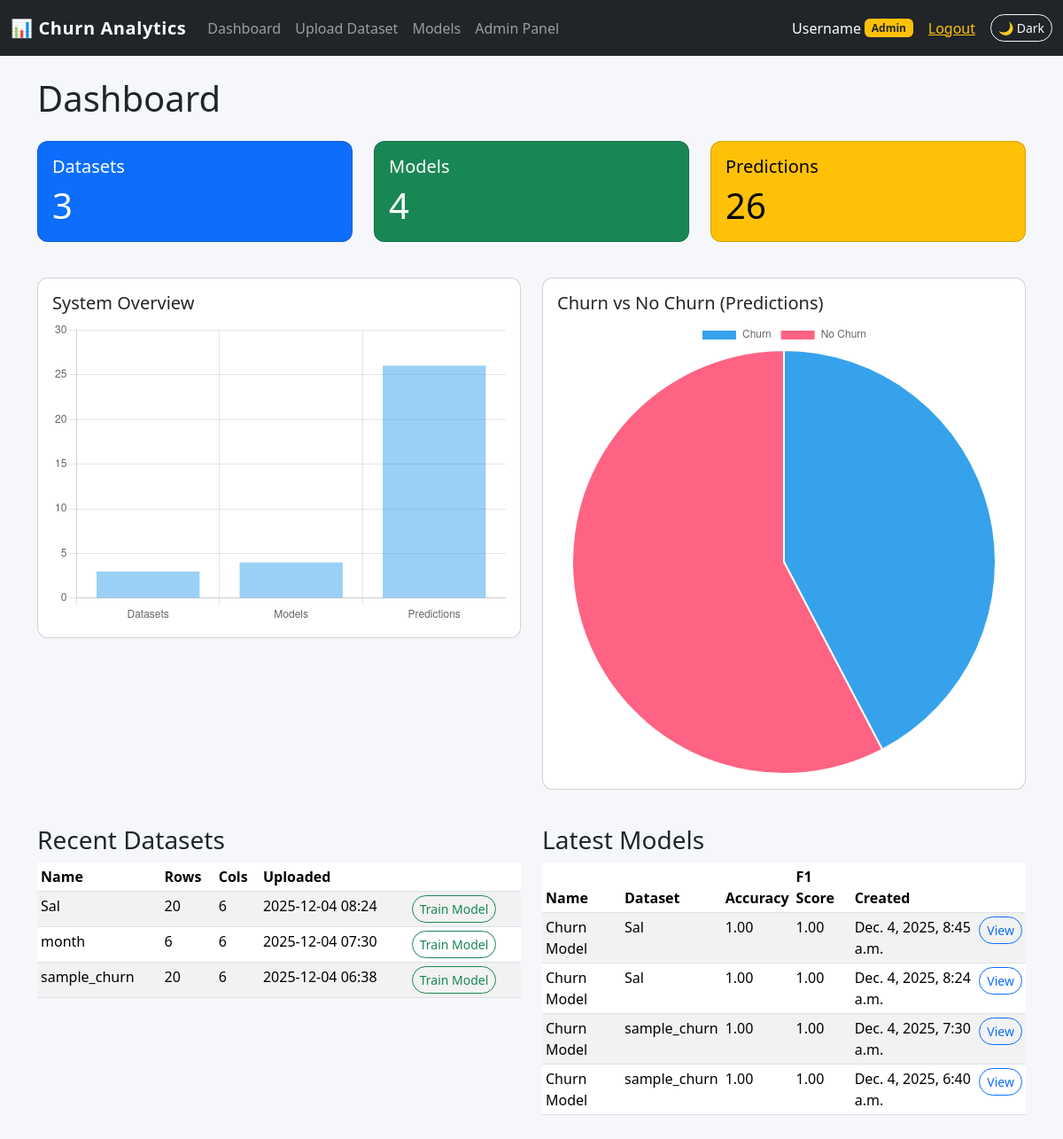
The app's page /analytics/dashboard/ (signed in) with its own data.
### analytics/models.py (models this page shows, shortened)
class Dataset(models.Model):
    name = models.CharField(max_length=200)
    file = models.FileField(upload_to='datasets/')
    uploaded_by = models.ForeignKey(User, on_delete=models.CASCADE)
    uploaded_at = models.DateTimeField(auto_now_add=True)
    num_rows = models.IntegerField(null=True, blank=True)
    num_columns = models.IntegerField(null=True, blank=True)

class ModelVersion(models.Model):
    dataset = models.ForeignKey(Dataset, on_delete=models.CASCADE)
    name = models.CharField(max_length=200, default='Churn Model')
    created_at = models.DateTimeField(auto_now_add=True)
    model_file = models.FileField(upload_to='models/')
    accuracy = models.FloatField(null=True, blank=True)
    precision = models.FloatField(null=True, blank=True)
    recall = models.FloatField(null=True, blank=True)
    f1_score = models.FloatField(null=True, blank=True)
    is_active = models.BooleanField(default=True)

### analytics/views.py (the view)
# urls.py: path('dashboard/', views.dashboard, name='dashboard'),
@login_required
def dashboard(request):
    datasets_count = Dataset.objects.count()
    models_count = ModelVersion.objects.count()
    predictions_count = Prediction.objects.count()
    latest_models = ModelVersion.objects.order_by('-created_at')[:5]
    datasets = Dataset.objects.all().order_by('-uploaded_at')[:5]
    churn_count = Prediction.objects.filter(label=True).count()
    no_churn_count = Prediction.objects.filter(label=False).count()
    context = {
        'datasets_count': datasets_count,
        'models_count': models_count,
        'predictions_count': predictions_count,
        'latest_models': latest_models,
        'datasets': datasets,
        'churn_count': churn_count,
        'no_churn_count': no_churn_count,
    }
    return render(request, 'analytics/dashboard.html', context)

### templates/analytics/dashboard.html (shortened to what this page needs)
{% extends 'base.html' %}
{% block content %}
<h1 class="mb-4">Dashboard</h1>
<div class="row mb-4">
    <div class="col-md-4">
        <div class="card text-bg-primary mb-3">
            <div class="card-body">
                <h5 class="card-title">Datasets</h5>
                <p class="card-text display-6">{{ datasets_count }}</p>
            </div>
        </div>
    </div>
    <div class="col-md-4">
        <div class="card text-bg-success mb-3">
            <div class="card-body">
                <h5 class="card-title">Models</h5>
                <p class="card-text display-6">{{ models_count }}</p>
            </div>
        </div>
    </div>
    <div class="col-md-4">
        <div class="card text-bg-warning mb-3">
            <div class="card-body">
                <h5 class="card-title">Predictions</h5>
                <p class="card-text display-6">{{ predictions_count }}</p>
            </div>
        </div>
    </div>
</div>
<div class="row mb-4">
    <div class="col-md-6 mb-3">
        <div class="card">
            <div class="card-body">
                <h5 class="card-title">System Overview</h5>
                <canvas id="summaryChart" height="200"></canvas>
            </div>
        </div>
    </div>
    <div class="col-md-6 mb-3">
        <div class="card">
            <div class="card-body">
                <h5 class="card-title">Churn vs No Churn (Predictions)</h5>
                <canvas id="churnChart" height="200"></canvas>
            </div>
        </div>
    </div>
</div>
<div class="row">
    <div class="col-md-6 mb-4">
        <h3>Recent Datasets</h3>
        <table class="table table-striped table-sm">
            <thead>
            <tr>
                <th>Name</th>
                <th>Rows</th>
                <th>Cols</th>
                <th>Uploaded</th>
                <th></th>
            </tr>
            </thead>
            <tbody>
            {% for d in datasets %}
                <tr>
                    <td>{{ d.name }}</td>
                    <td>{{ d.num_rows }}</td>
                    <td>{{ d.num_columns }}</td>
                    <td>{{ d.uploaded_at|date:"Y-m-d H:i" }}</td>
                    <td>
                        <a class="btn btn-sm btn-outline-success"
                           href="{% url 'analytics:train_model' d.id %}">
                            Train Model
                        </a>
                    </td>
                </tr>
            {% endfor %}
            </tbody>
        </table>
    </div>
    <div class="col-md-6 mb-4">
        <h3>Latest Models</h3>
        <table class="table table-striped table-sm">
            <thead>
                <tr>
                    <th>Name</th>
                    <th>Dataset</th>
                    <th>Accuracy</th>
                    <th>F1 Score</th>
                    <th>Created</th>
                    <th></th>
                </tr>
            </thead>
            <tbody>
                {% for m in latest_models %}
                <tr>
                    <td>{{ m.name }}</td>
                    <td>{{ m.dataset.name }}</td>
                    <td>{{ m.accuracy|floatformat:2 }}</td>
                    <td>{{ m.f1_score|floatformat:2 }}</td>
                    <td>{{ m.created_at }}</td>
                    <td>
                        <a class="btn btn-sm btn-outline-primary"
                           href="{% url 'analytics:model_detail' m.id %}">
                           View
                        </a>
                    </td>
                </tr>
                {% empty %}
                <tr><td colspan="6">No models yet.</td></tr>
                {% endfor %}
            </tbody>
        </table>
    </div>
</div>
<script>
    // Summary bar chart
    const summaryCtx = document.getElementById('summaryChart').getContext('2d');
    const summaryChart = new Chart(summaryCtx, {
        type: 'bar',
        data: {
            labels: ['Datasets', 'Models', 'Predictions'],
            datasets: [{
                label: 'Count',
                data: [
                    {{ datasets_count|default:0 }},
                    {{ models_count|default:0 }},
                    {{ predictions_count|default:0 }}
                ]
            }]
        },
        options: {
            responsive: true,
            plugins: {
                legend: { display: false }
            },
            scales: {
                y: {
                    beginAtZero: true,
                    ticks: { precision: 0 }
                }
            }
        }
    });
    // Churn vs No Churn pie chart
    const churnCtx = document.getElementById('churnChart').getContext('2d');
    const churnChart = new Chart(churnCtx, {
        type: 'pie',
        data: {
            labels: ['Churn', 'No Churn'],
            datasets: [{
                data: [
                    {{ churn_count|default:0 }},
                    {{ no_churn_count|default:0 }}
                ]
            }]
        },
        options: {
            responsive: true
        }
    });
</script>
{% endblock %}

### templates/base.html (shortened to what this page needs)
<!DOCTYPE html>
<html lang="en">
<head>
    <link
        href="https://cdn.jsdelivr.net/npm/bootstrap@5.3.2/dist/css/bootstrap.min.css"
        rel="stylesheet">
</head>
<body>
<nav class="navbar navbar-expand-lg navbar-dark bg-dark mb-4">
    <div class="container-fluid">
        <a class="navbar-brand" href="{% url 'analytics:dashboard' %}">
            📊 Churn Analytics
        </a>
        <div class="collapse navbar-collapse" id="navbarNav">
            <ul class="navbar-nav me-auto">
                <li class="nav-item">
                    <a class="nav-link" href="{% url 'analytics:dashboard' %}">Dashboard</a>
                </li>
                {% if user.is_authenticated and user.is_staff %}
                    <li class="nav-item">
                        <a class="nav-link" href="{% url 'analytics:upload_dataset' %}">
                            Upload Dataset
                        </a>
                    </li>
                {% endif %}
                <li class="nav-item">
                    <a class="nav-link" href="{% url 'analytics:model_list' %}">Models</a>
                </li>
                {% if user.is_authenticated and user.is_staff %}
                    <li class="nav-item">
                        <a class="nav-link" href="/admin/">Admin Panel</a>
                    </li>
                {% endif %}
            </ul>
            <span class="navbar-text text-white d-flex align-items-center">
                {% if user.is_authenticated %}
                    {{ user.username }}
                    {% if user.is_staff %}
                        <span class="badge bg-warning text-dark ms-1">Admin</span>
                    {% else %}
                        <span class="badge bg-info text-dark ms-1">Analyst</span>
                    {% endif %}
                    <form action="{% url 'logout' %}" method="post"
                          class="ms-3 mb-0 d-inline">
                        <button type="submit"
                                class="btn btn-link text-warning p-0 m-0 align-baseline">
                            Logout
                        </button>
                    </form>
                {% else %}
                    <a href="{% url 'login' %}" class="text-warning text-decoration-none me-2">
                        Login
                    </a>
                {% endif %}
                <button id="themeToggle" type="button"
                        class="btn btn-outline-light btn-sm ms-3">
                </button>
            </span>
        </div>
    </div>
</nav>
<div class="container mb-5">
    {% block content %}{% endblock %}
</div>
</body>
</html>

### templates/base.html (style rules this page uses)
body { background-color: #f5f7fb; color: #212529; }
.navbar-brand { font-weight: 600; letter-spacing: 0.03em; }
.card { border-radius: 0.75rem; }
.btn-sm { border-radius: 999px; }

### records on screen
Dataset: name "Sal", num_rows "20", num_columns "6", uploaded_at "2025-12-04 08:24"
Dataset: name "month", num_rows "6", num_columns "6", uploaded_at "2025-12-04 07:30"
Dataset: name "sample_churn", num_rows "20", num_columns "6", uploaded_at "2025-12-04 06:38"
ModelVersion: name "Churn Model", dataset.name "Sal", accuracy "1.00", f1_score "1.00", created_at "Dec. 4, 2025, 8:45 a.m."
ModelVersion: name "Churn Model", dataset.name "Sal", accuracy "1.00", f1_score "1.00", created_at "Dec. 4, 2025, 8:24 a.m."
ModelVersion: name "Churn Model", dataset.name "sample_churn", accuracy "1.00", f1_score "1.00", created_at "Dec. 4, 2025, 7:30 a.m."
ModelVersion: name "Churn Model", dataset.name "sample_churn", accuracy "1.00", f1_score "1.00", created_at "Dec. 4, 2025, 6:40 a.m."

### other values on screen
{{ user.username }} "Username"
{{ datasets_count }} "3"
{{ models_count }} "4"
{{ predictions_count }} "26"
chart data {{ datasets_count|default:0 }} 3
chart data {{ models_count|default:0 }} 4
chart data {{ predictions_count|default:0 }} 26
chart data {{ churn_count|default:0 }} 11
